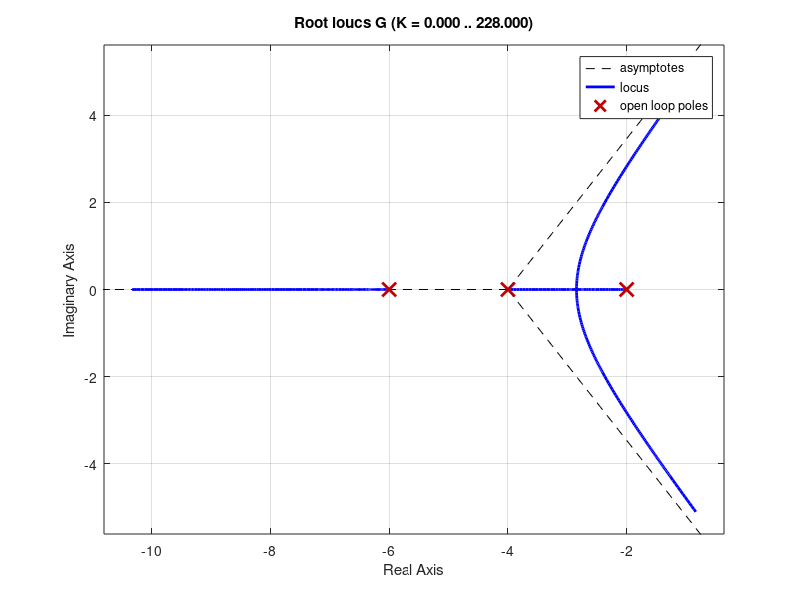

Here is the MATLAB script that generated this plot: (Note: this script raises an error after producing the figure.)
clear all
close all
clc

s = tf('s');
K=1;
%% Sistema de malha aberta
G = K/((s+2)*(s+4)*(s+6));
H = 1;

% Deseja-se
mp = 10/100
csi = -log(mp)/sqrt(pi^2+log(mp)^2)

% Lugar das raizes
figure, rlocus(G), 
sgrid(csi,0)